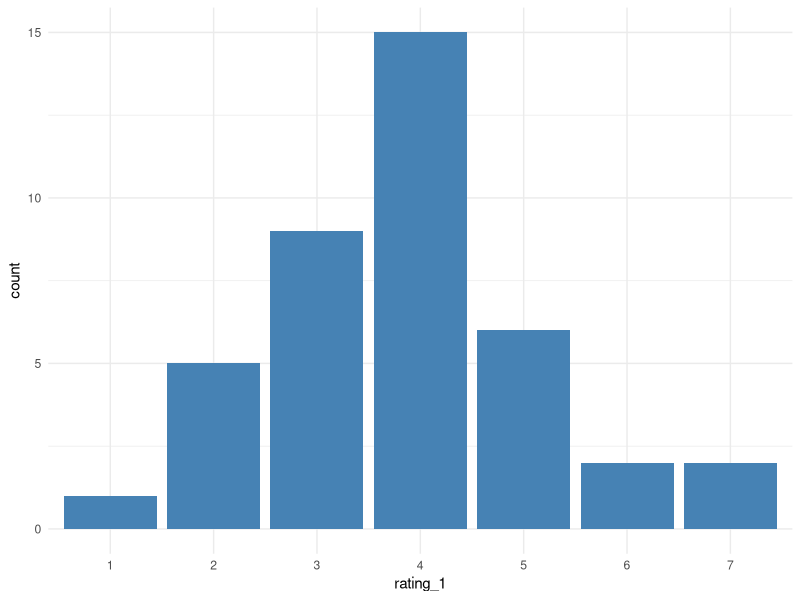
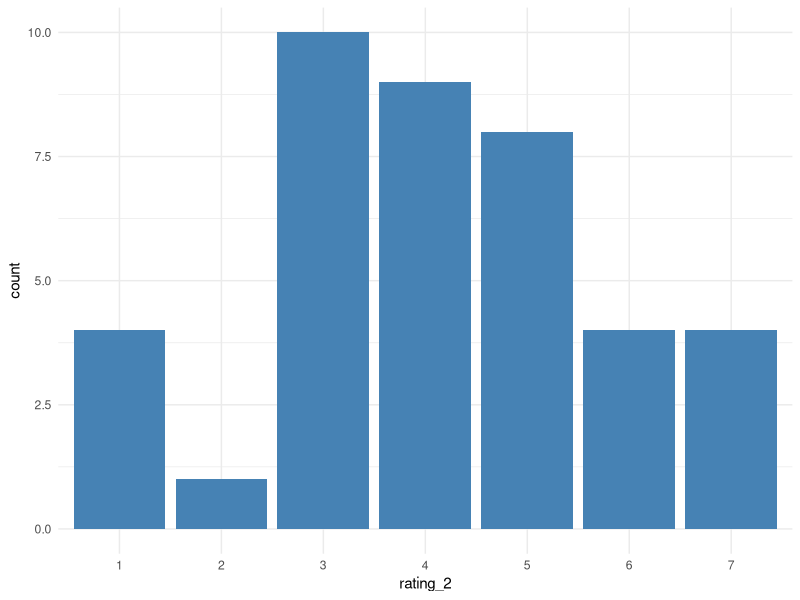
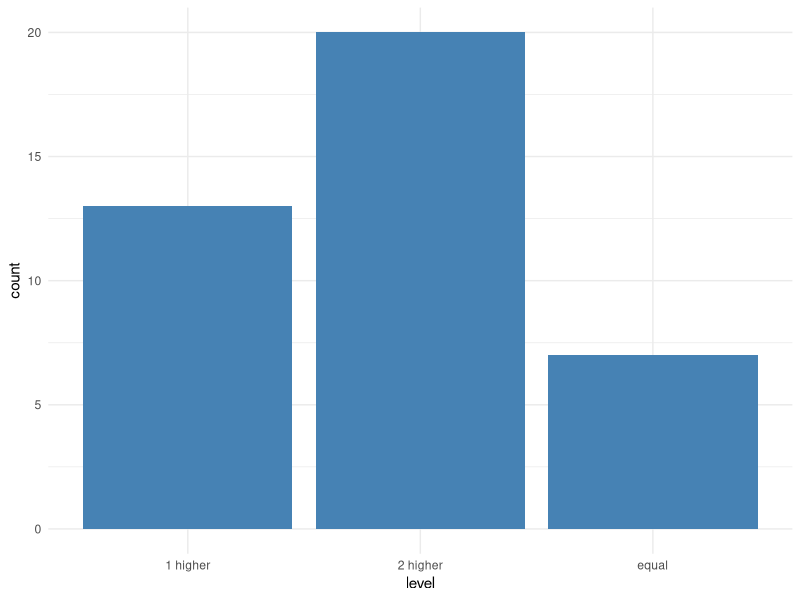

Here is the R script that generated these plots, in order:
## ---- chunk 1

N <- 40

subject_ID <- seq(1:N)

# for a 7-point likert scale, we assume normal distribution
# which we simulate with the following probability distribution

likert_7 = 1:7

# prob_7_likert <- c(1/7, 1/7, 1/7, 1/7, 1/7, 1/7, 1/7) # uniform 
prob_likert_7 <- c(0.25/7, 0.5/7, 1.5/7, 2.5/7, 1.5/7, 0.5/7, 0.25/7) # normal

rating_1 <- sample(likert_7, N, replace = TRUE, prob = prob_likert_7)
rating_2 <- sample(likert_7, N, replace = TRUE, prob = prob_likert_7)

# creating the dataframe 
df <- data.frame(subject_ID)
df$rating_1 <- factor(rating_1, order=TRUE, levels = likert_7)
df$rating_2 <- factor(rating_2, order=TRUE, levels = likert_7)
head(df)
## ---- chunk 2
# import ggplot and set some defaults
library(ggplot2)
theme_set(theme_minimal())
update_geom_defaults("bar", list(fill = "steelblue"))

ggplot(df, aes(x=rating_1)) +
  scale_x_discrete(drop=FALSE) +
  geom_bar()
## ---- chunk 3
ggplot(df, aes(x=rating_2)) +
  scale_x_discrete(drop=FALSE) +
  geom_bar()
## ---- chunk 4
df$level = "equal" # inital value for all rows
df[df$rating_1 > df$rating_2, "level"] <- "1 higher"
df[df$rating_1 < df$rating_2, "level"] <- "2 higher"
head(df)
## ---- chunk 5
ggplot(df, aes(x=level)) +
  scale_x_discrete(drop=FALSE) +
  geom_bar()
## ---- chunk 6
# create some random x and y values with y based on the level variable (just to make some use of it :) )

# x: random int values between 0 and 5 and a few missing values

df$x <- sample(-1:5,N, replace = TRUE)
df[df$x == -1, "x"] <- NA

# y

# these ones will get a problematic 0 as divisor
df[df$level == "2 higher", "y"] <- 0
# these ones will get a useful divisor (int between 1 and 5)
df[df$level == "1 higher", "y"] <- sample(1:5, length(df[df$level == "1 higher", "y"]), replace=TRUE)
# all the others with level == "equal" will have problematic missing values

head(df)
## ---- chunk 7
for (i in 1:nrow(df)) {
  x_ = df[i,"x"]
  y_ = df[i,"y"]
  
  cat("Row",i,"\tx:",x_,"\ty:",y_,"\t")
  
  if (is.na(x_) | is.na(y_)) {
    cat("E: Missing value(s)")
  } else if (y_ == 0) {
    cat("E: Division by 0")
  } else {cat("OK")}
  
  cat("\n")
}
## ---- chunk 8

# when we create the column z, we get all possible results, for the 
# problematic cases R will give us 'Inf' (div by 0), NA (missing
# values) and 'NaN' (0 div by 0) 

df$z <- df$x / df$y
head(df)
## ---- chunk 9
for (i in 1:nrow(df)) {
  
  # includes the necessary conversion back to integers since rating_1 and rating_2
  # are ordered factors
  df[i,"rating_sum"] = as.numeric(df[i,"rating_1"]) + as.numeric(df[i,"rating_2"])

}

head(df)

## ---- chunk 10
df$rating_sum_v <- as.numeric(df$rating_1) + as.numeric(df$rating_2) 
head(df)
